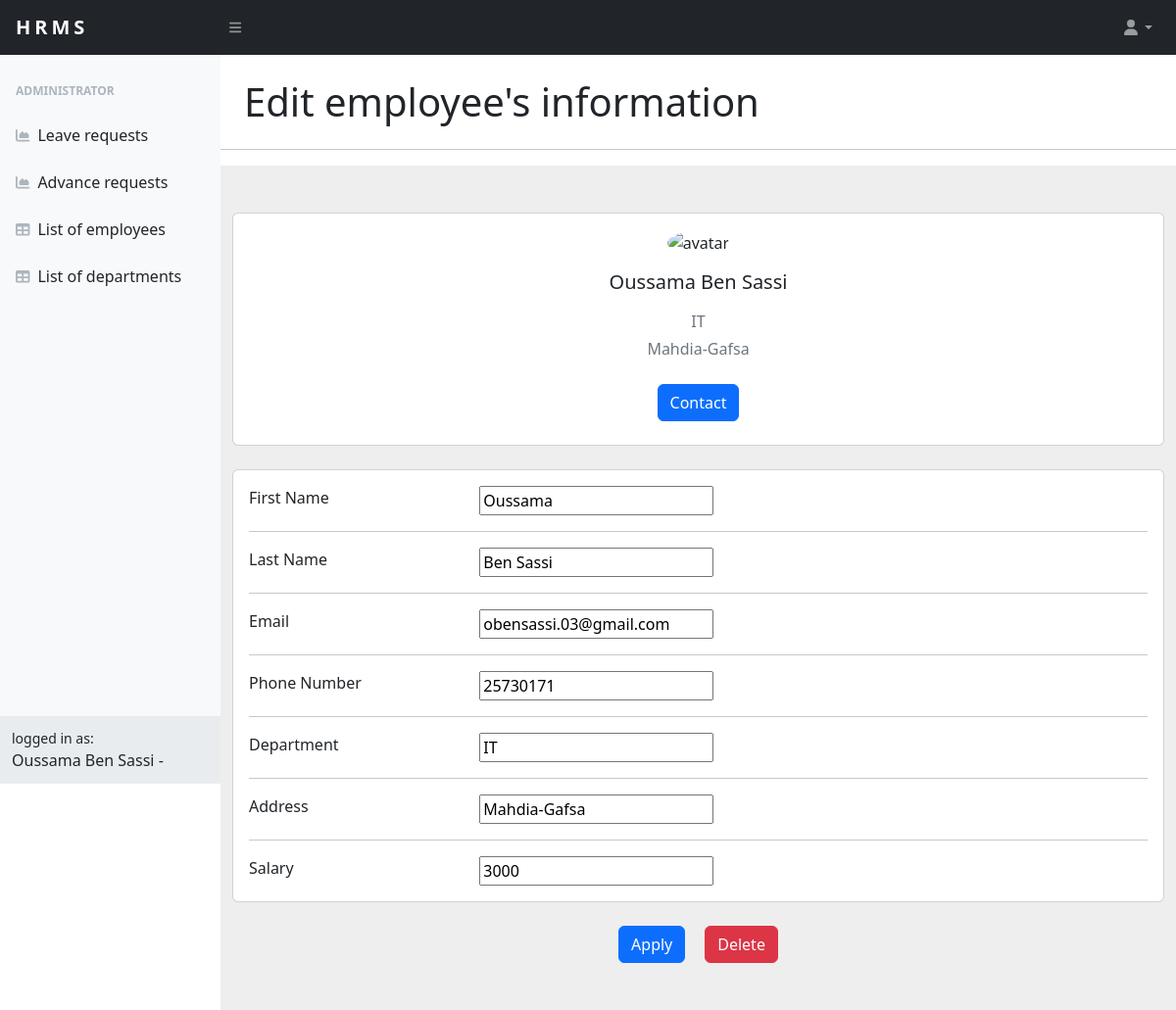
The page /admin/edit_employee/222333 (signed in) on the database its author committed.
### src/models.py (models this page shows, shortened)
class User(UserMixin,db.Model):
    matricule = db.Column(db.Integer,db.ForeignKey('matricules.matricule'),primary_key=True) #cle etranger
    first_name = db.Column(db.String(20))
    last_name = db.Column(db.String(20))
    email = db.Column(db.String(100), unique=True)
    password = db.Column(db.String(100))
    dep_name = db.Column(db.Integer,db.ForeignKey('departements.name')) #cle etranger
    address = db.Column(db.String(100))
    phone = db.Column(db.Integer)
    salaire = db.Column(db.Integer)
    is_admin = db.Column(db.Boolean,db.ForeignKey('matricules.is_admin'))

### src/admin/routes.py (the view)
@admin.route("/edit_employee/<matricule>",methods=['POST','GET'])
@login_required
def edit_employee(matricule):
    result = AdminOnly()
    if result == False:
        return redirect(url_for('home.home'))
    if request.method == 'POST':
        if request.form['submit_b'] == "Apply":
            first_name = request.form["firstname"]
            last_name = request.form["lastname"]
            email = request.form["email"]
            address = request.form["address"]
            dep = request.form["dep"]
            phone = request.form["phone"]
            salary = request.form["salary"]
            user = User.query.filter_by(matricule=matricule).first()
            user.first_name = first_name
            user.last_name = last_name
            user.email = email
            user.address = address
            user.dep_name = dep
            user.phone = phone
            user.salaire = salary
            db.session.commit()
            flash("Account details have been saved successfully")
            return redirect(url_for('admin.edit_employee',matricule=matricule))
        if request.form['submit_b'] == "Delete":
            user = User.query.filter_by(matricule=matricule).first()
            db.session.delete(user)
            db.session.commit()
            flash("User account successfully deleted")
            return redirect(url_for('admin.list_employees'))
    else:
        user = User.query.filter_by(matricule = matricule).first()
        matricule = user.matricule
        firstname = user.first_name
        lastname = user.last_name
        email = user.email
        phone = user.phone
        dep = user.dep_name
        address = user.address
        salary = user.salaire
        return render_template('admin/edit.html',matricule=matricule,fullname = firstname + " " + lastname,firstname=firstname,lastname=lastname,email=email,phone=phone,address=address,dep = dep,salary=salary)

### src/admin/modules.py (called while the page is built)
def AdminOnly():
    matricule = current_user.matricule
    user = Matricules.query.filter_by(matricule=matricule).first()
    if user.is_admin == 0:
        flash("Administrative access only")
    return True if user.is_admin == 1 else False

### src/app.py (called while the page is built)
@login_manager.user_loader
def load_user(user_id):
    return User.query.get(int(user_id))

### src/templates/admin/edit.html (shortened to what this page needs)
{% extends "base.html" %}
{% block content %}
            <div id="layoutSidenav_content">
                <div class="container-fluid px-4">
                    <h1 class="mt-4">Edit employee's information</h1>
                </div>
                <hr>
                <section style="background-color: #eee;">
                    <div class="container py-5">
                      <div class="row">
                        <div class="col-lg">
                          <div class="card mb-4">
                            <div class="card-body text-center">
                              <img src="https://mdbcdn.b-cdn.net/img/Photos/new-templates/bootstrap-chat/ava3.webp" alt="avatar"
                                class="rounded-circle img-fluid" style="width: 150px;">
                              <h5 class="my-3">{{ fullname }}</h5>
                              <p class="text-muted mb-1">{{ dep }}</p>
                              <p class="text-muted mb-4">{{ address }}</p>
                              <div class="d-flex justify-content-center mb-2">
                                <a href="mailto: {{ email }}" target="_blank" class="btn btn-primary">Contact</a>
                              </div>
                            </div>
                          </div>
                      <form action="#" method="POST">
                        <div class="col-lg">
                          <div class="card mb-4">
                            <div class="card-body">
                              <div class="row">
                                <div class="col-sm-3">
                                  <p class="mb-0">First Name</p>
                                </div>
                                <div class="col-sm-9">
                                  <input type="text" value="{{ firstname }}" name="firstname">
                                </div>
                              </div>
                              <hr>
                              <div class="row">
                                <div class="col-sm-3">
                                  <p class="mb-0">Last Name</p>
                                </div>
                                <div class="col-sm-9">
                                  <input type="text" value="{{ lastname }}" name="lastname">
                                </div>
                              </div>
                              <hr>
                              <div class="row">
                                <div class="col-sm-3">
                                  <p class="mb-0">Email</p>
                                </div>
                                <div class="col-sm-9">
                                  <input type="text" value="{{ email }}" name="email"/>
                                </div>
                              </div>
                              <hr>
                              <div class="row">
                                <div class="col-sm-3">
                                  <p class="mb-0">Phone Number</p>
                                </div>
                                <div class="col-sm-9">
                                  <input type="text" value="{{ phone }}" name="phone"/>
                                </div>
                              </div>
                              <hr>
                              <div class="row">
                                <div class="col-sm-3">
                                  <p class="mb-0">Department</p>
                                </div>
                                <div class="col-sm-9">
                                  <input type="text" value="{{ dep }}" name="dep"/>                               </div>
                              </div>
                              <hr>
                              <div class="row">
                                <div class="col-sm-3">
                                  <p class="mb-0">Address</p>
                                </div>
                                <div class="col-sm-9">
                                  <input type="text" value="{{ address }}" name="address"/>
                                </div>
                              </div>
                              <hr>
                              <div class="row">
                                <div class="col-sm-3">
                                  <p class="mb-0">Salary</p>
                                </div>
                                <div class="col-sm-9">
                                  <input type="text" value="{{ salary }}" name="salary"/>
                                </div>
                              </div>
                            </div>
                          </div>
                        </div>
                        <div class="d-flex justify-content-center">
                          <input type="submit" name="submit_b" value="Apply" class="btn btn-primary" />
                          <input type="submit" name="submit_b" value="Delete" class="btn btn-danger" />
                        </div>
                      </form>
                      </div>
                    </div>
                  </section>
            </div>
        </div>
{% endblock content %}

### src/templates/admin/edit.html (style rules this page uses)
.d-flex { gap:20px; }

### rows shown on the page
User: dep_name "IT", address "Mahdia-Gafsa", firstname "Oussama", lastname "Ben Sassi", email "obensassi.03@gmail.com", phone "25730171", dep "IT", salary "3000"

### other values the page prints
{{ fullname }} "Oussama Ben Sassi"
